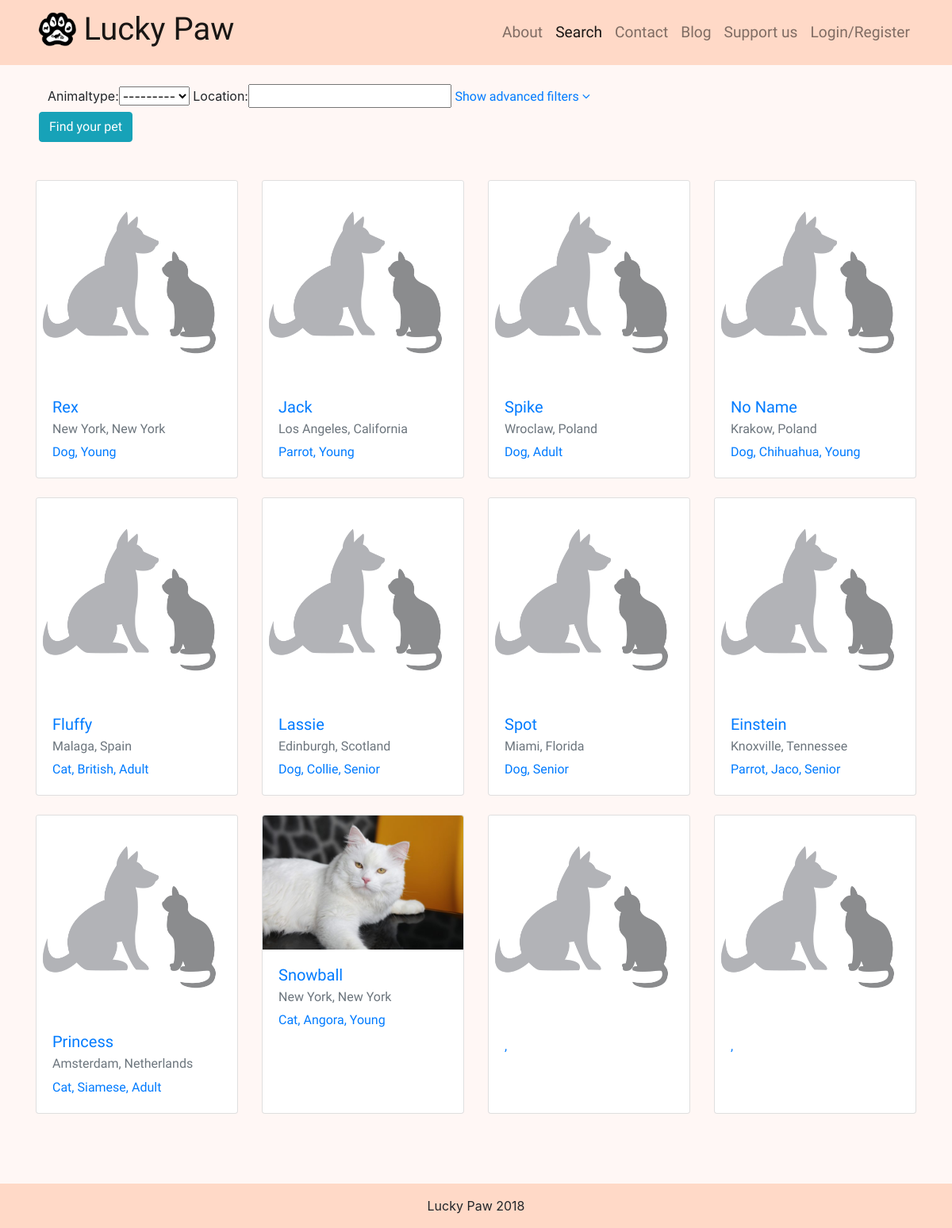
The app's page /search/ with its own data.
### app/models.py (models this page shows, shortened)
class Pet(models.Model):
    id = models.AutoField(primary_key=True)
    name = models.CharField(max_length=50, blank=False)
    animaltype_choice = (('Cat','Cat'),('Dog','Dog'),('Parrot','Parrot'))
    animaltype = models.CharField(max_length=50, choices=animaltype_choice, blank=False)
    location = models.CharField(max_length=50, default='', blank=False)
    age_choice = (('Young','Young'),('Adult','Adult'),('Senior','Senior'))
    age = models.CharField(max_length=50, choices=age_choice, blank=True)
    color = models.CharField(max_length=50, default='', blank=True)
    gender_choice = (('Male','Male'),('Female','Female'))
    gender = models.CharField(max_length=50, choices=gender_choice, blank=True)
    size_choice = (('Very Small','Very Small'), ('Small','Small'),('Medium','Medium'),('Large','Large'),('Very Large','Very Large'))
    size = models.CharField(max_length=50, choices=size_choice, blank=True)
    breed = models.CharField(max_length=50, default='', blank=True)
    photo = models.ImageField(upload_to=pet_directory_path, default='pets/pet_default_image.jpg')
    description = models.CharField(max_length=2000, default='', blank=True)
    gallery = models.OneToOneField(Gallery, related_name='pet_gallery', on_delete=models.SET_NULL, blank=True, null=True)
    spayed = models.NullBooleanField()
    vaccinated = models.NullBooleanField()
    housetrained = models.NullBooleanField()
    specialcare = models.NullBooleanField()
    adopted = models.NullBooleanField(default=False)
    supervisor = models.ForeignKey(Supervisor, on_delete=models.SET_NULL, blank=True, null=True)

### app/views.py (the view)
# urls.py: path('search/', views.search, name='search'),
def search(request):
    pet_list = models.Pet.objects.all()
    pet_base_filter = PetBaseFilter(request.GET, queryset=pet_list)
    pet_advanced_filter = PetAdvancedFilter(request.GET, queryset=pet_list)
    pets = pet_base_filter.qs & pet_advanced_filter.qs
    return render(request, 'app/pet_list.html', {'base_filter': pet_base_filter,
    'advanced_filter': pet_advanced_filter, 'pets': pets })

### app/templates/app/pet_list.html (shortened to what this page needs)
{% extends 'app/base.html' %}
{% load staticfiles %}
{% load bootstrap_tags %}
{% block extra_head %}
  <link rel="stylesheet" href="{% static 'css/pet_card.css' %}">
{% endblock %}
{% block content %}
    <form method="get">
      <div class="container pet-filter">
        {{ base_filter.form|as_bootstrap }}
        <a data-toggle="collapse" href="#collapseExample" role="button" aria-expanded="false" aria-controls="collapseExample">
          Show advanced filters <i class="fa fa-angle-down"></i>
        </a>
      </div>
      <button class="ml-1 btn btn-info d-block" type="submit">Find your pet</button>
    </form>
    {% include 'app/pets_cards.html' with pets=pets %}
{% endblock %}

### app/templates/app/pets_cards.html
<div class="row mt-5">
{% for pet in pets %}
    <div class="col-lg-3 col-md-4 col-sm-6 mb-4 shadow-sm">
    <a href="{% url 'pet_profile' id=pet.id %}" style="text-decoration: none;">
    <div class="card shadow-sm" style="height:100%;">
        <img class="card-img-top" src="{{ pet.photo.url }}" alt="Card image cap">
        <div class="card-body">
            <h5 class="card-title">{{ pet.name }}</h5>
            {% if is_supervisor %}
                <h6 class="card-subtitle mb-2 text-muted">{% if pet.adopted %} Adopted {% else %} Not yet adopted {% endif %}</h6>
                <p class="card-text"><a href="{% url 'pet_profile' id=pet.id %}">View pet's page</a>  or  <a href="{% url 'pet_edit' id=pet.id %}">Edit pet's page</a></p>
            {% else %}
                <h6 class="card-subtitle mb-2 text-muted">{{ pet.location }}</h6>
                <p class="card-text">{{ pet.animaltype }}, {% if pet.breed %}{{ pet.breed }}, {% endif %}{{ pet.age }}</p>
            {% endif %}
        </div>
    </div>
    </a>
    </div>
{% empty %}
        <h4> No pets were found :(</h4>
{% endfor %}
</div>

### app/static/css/base.css (style rules this page uses)
h1, h2, h3, h4, h5, h6, a, button { font-family: 'Handlee', cursive; }
body { background-color: #fff7f5; }
html { position: relative; min-height: 100%; }

### app/static/css/pet_card.css (style rules this page uses)
.card { box-shadow: none; transition-property: box-shadow; transition-duration: 0.2s; }

### records on screen
Pet: photo (placeholder picture), name "Rex", location "New York, New York", animaltype "Dog", age "Young"
Pet: photo (placeholder picture), name "Jack", location "Los Angeles, California", animaltype "Parrot", age "Young"
Pet: photo (placeholder picture), name "Spike", location "Wroclaw, Poland", animaltype "Dog", age "Adult"
Pet: photo (placeholder picture), name "No Name", location "Krakow, Poland", animaltype "Dog", breed "Chihuahua", age "Young"
Pet: photo (placeholder picture), name "Fluffy", location "Malaga, Spain", animaltype "Cat", breed "British", age "Adult"
Pet: photo (placeholder picture), name "Lassie", location "Edinburgh, Scotland", animaltype "Dog", breed "Collie", age "Senior"
Pet: photo (placeholder picture), name "Spot", location "Miami, Florida", animaltype "Dog", age "Senior"
Pet: photo (placeholder picture), name "Einstein", location "Knoxville, Tennessee", animaltype "Parrot", breed "Jaco", age "Senior"
Pet: photo (placeholder picture), name "Princess", location "Amsterdam, Netherlands", animaltype "Cat", breed "Siamese", age "Adult"
Pet: photo (picture), name "Snowball", location "New York, New York", animaltype "Cat", breed "Angora", age "Young"
Pet: photo (placeholder picture)
Pet: photo (placeholder picture)
